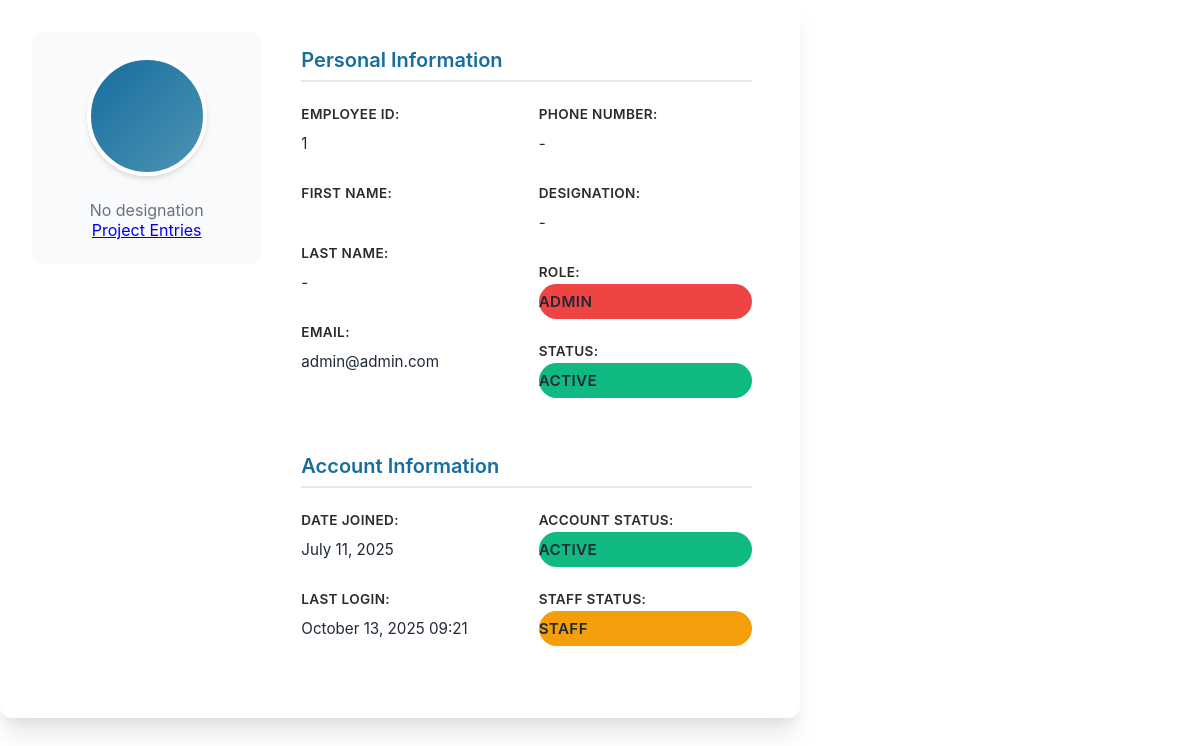
/employee/1/ (signed in), run on the app's committed database.
### home/models.py (models this page shows, shortened)
class CustomUser(AbstractBaseUser, PermissionsMixin):
    email = models.EmailField(unique=True, verbose_name='email address')
    first_name = models.CharField(max_length=30, null=True, blank=True, verbose_name='first name')
    last_name = models.CharField(max_length=30, null=True, blank=True, verbose_name='last name')
    employee_id = models.CharField(max_length=30, null=True, blank=True, verbose_name='employee_id')
    designation = models.CharField(max_length=200, null=True, blank=True)
    is_lead_engineer = models.BooleanField(default=False)
    profile_picture = models.FileField(upload_to="profile_pic", null=True, blank=True)
    man_hour_of_employee = models.DecimalField(default=0, max_digits = 5, decimal_places = 2)
    is_verified = models.BooleanField(default=False)
    phone_number = models.CharField(
        max_length=15,
        blank=True,
        null=True,
        validators=[RegexValidator(regex=r'^\+?1?\d{9,15}$', message="Phone number must be entered in the format: '+999999999'. Up to 15 digits allowed.")],
        verbose_name='phone number'
    )
    date_of_birth = models.DateField(auto_now_add=False, null=True, blank=True)
    pin_code = models.BigIntegerField(default=1, null=True, blank=True)
    age = models.CharField(max_length=20, null=True, blank=True)
    district = models.CharField(max_length=20, null=True, blank=True)
    state = models.CharField(max_length=20, null=True, blank=True)
    address = models.TextField(blank=True, null=True, verbose_name='address')
    is_active = models.BooleanField(default=True, verbose_name='active')
    is_staff = models.BooleanField(default=False, verbose_name='staff status')
    role = models.CharField(max_length=20,
                            choices=(
                                ("admin","admin"),
                                ("semi-admin", "semi-admin"),
                                ("user","user"),
                            ),
                            default='user'
                            )
    work_location = models.ForeignKey(WorkLocation, on_delete=models.CASCADE, null=True, blank=True)
    date_joined = models.DateTimeField(auto_now_add=True, verbose_name='date joined')
    objects = CustomUserManager()
    USERNAME_FIELD = 'email'
    REQUIRED_FIELDS = ["first_name", "date_of_birth", "phone_number"]
    class Meta:
        verbose_name = 'user'
        verbose_name_plural = 'users'

### home/views.py (the view)
# urls.py: path('employee/<int:user_id>/', views.view_employee, name='view_employee'),
@login_required
def view_employee(request, user_id):
    if request.user.role not in ['admin', 'semi-admin']:
        return redirect('employee_dashboard')
    employee = get_object_or_404(User, id=user_id)
    if request.headers.get('X-Requested-With') == 'XMLHttpRequest':
        details_html = render_to_string('admin/employee_details.html', {
            'employee': employee
        })
        return JsonResponse({'details_html': details_html})
    return render(request, 'admin/employee_details.html', {'employee': employee})

### templates/admin/employee_details.html (shortened to what this page needs)
<div class="employee-details">
    <div class="row">
        <div class="col-md-4 text-center">
            <div class="profile-section">
                {% if employee.profile_picture %}
                    <img src="{{ employee.profile_picture.url }}" alt="Profile" class="profile-img-large">
                {% else %}
                    <div class="profile-placeholder-large">
                    </div>
                {% endif %}
                <p class="text-muted">{{ employee.designation|default:'No designation' }}</p>
                <a href="{%url 'employee_work_entries' employee.id %}" class="btn btn-full btn-info">Project Entries</a>
            </div>
        </div>
        <div class="col-md-8">
            <div class="details-section">
                <h5 class="section-title">Personal Information</h5>
                <div class="row">
                    <div class="col-md-6">
                        <div class="detail-item">
                            <label>Employee ID:</label>
                            <span>{{ employee.id }}</span>
                        </div>
                        <div class="detail-item">
                            <label>First Name:</label>
                            <span>{{ employee.first_name }}</span>
                        </div>
                        <div class="detail-item">
                            <label>Last Name:</label>
                            <span>{{ employee.last_name|default:'-' }}</span>
                        </div>
                        <div class="detail-item">
                            <label>Email:</label>
                            <span>{{ employee.email }}</span>
                        </div>
                    </div>
                    <div class="col-md-6">
                        <div class="detail-item">
                            <label>Phone Number:</label>
                            <span>{{ employee.phone_number|default:'-' }}</span>
                        </div>
                        <div class="detail-item">
                            <label>Designation:</label>
                            <span>{{ employee.designation|default:'-' }}</span>
                        </div>
                        <div class="detail-item">
                            <label>Role:</label>
                            <span class="badge {% if employee.role == 'admin' %}badge-danger{% else %}badge-primary{% endif %}">
                                {{ employee.role|capfirst }}
                            </span>
                        </div>
                        <div class="detail-item">
                            <label>Status:</label>
                            <span class="badge {% if employee.is_active %}badge-success{% else %}badge-secondary{% endif %}">
                                {% if employee.is_active %}Active{% else %}Inactive{% endif %}
                            </span>
                        </div>
                    </div>
                </div>
                <h5 class="section-title mt-4">Account Information</h5>
                <div class="row">
                    <div class="col-md-6">
                        <div class="detail-item">
                            <label>Date Joined:</label>
                            <span>{{ employee.date_joined|date:"F d, Y" }}</span>
                        </div>
                        <div class="detail-item">
                            <label>Last Login:</label>
                            <span>{{ employee.last_login|date:"F d, Y H:i"|default:'-' }}</span>
                        </div>
                    </div>
                    <div class="col-md-6">
                        <div class="detail-item">
                            <label>Account Status:</label>
                            <span class="badge {% if employee.is_active %}badge-success{% else %}badge-danger{% endif %}">
                                {% if employee.is_active %}Active{% else %}Inactive{% endif %}
                            </span>
                        </div>
                        <div class="detail-item">
                            <label>Staff Status:</label>
                            <span class="badge {% if employee.is_staff %}badge-warning{% else %}badge-secondary{% endif %}">
                                {% if employee.is_staff %}Staff{% else %}Regular{% endif %}
                            </span>
                        </div>
                    </div>
                </div>
            </div>
        </div>
    </div>
</div>

### templates/admin/employee_details.html (style rules this page uses)
* { margin: 0; padding: 0; box-sizing: border-box; }
.employee-details { background: white; border-radius: var(--border-radius); box-shadow: var(--shadow-lg); padding: 2rem; max-width: 800px; width: 100%; position: relative; font-family: 'Inter', -apple-system, BlinkMacSystemFont, 'Segoe UI', Roboto, sans-serif; color: var(--dark-text); }
.row { display: flex; flex-wrap: wrap; margin: 0 -0.75rem; }
.col-md-4, .col-md-6, .col-md-8 { padding: 0 0.75rem; }
.col-md-4 { flex: 0 0 33.333333%; max-width: 33.333333%; }
.col-md-6 { flex: 0 0 50%; max-width: 50%; }
.col-md-8 { flex: 0 0 66.666667%; max-width: 66.666667%; }
.text-center { text-align: center; }
.profile-section { display: flex; flex-direction: column; align-items: center; padding: 1.5rem; background: var(--light-bg); border-radius: var(--border-radius); margin-bottom: 1rem; }
.profile-placeholder-large { width: 120px; height: 120px; border-radius: 50%; background: linear-gradient(135deg, var(--primary-color), var(--accent-color)); display: flex; align-items: center; justify-content: center; color: white; font-size: 3rem; border: 4px solid white; box-shadow: var(--shadow); }
.text-muted { color: #6b7280; font-size: 1rem; }
.details-section { padding: 1rem; }
.section-title { color: var(--primary-color); font-size: 1.25rem; font-weight: 600; margin-bottom: 1.5rem; padding-bottom: 0.5rem; border-bottom: 2px solid var(--border-color); }
.mt-4 { margin-top: 2rem; }
.detail-item { margin-bottom: 1.5rem; display: flex; flex-direction: column; gap: 0.25rem; }
.detail-item label { font-weight: 600; color: var(--secondary-color); font-size: 0.85rem; text-transform: uppercase; letter-spacing: 0.025em; }
.detail-item span { color: var(--dark-text); font-size: 0.95rem; padding: 0.5rem 0; word-wrap: break-word; overflow-wrap: break-word; }
.badge { display: inline-block; padding: 0.25rem 0.75rem; border-radius: 9999px; font-size: 0.75rem; font-weight: 600; text-transform: uppercase; letter-spacing: 0.025em; }
.badge-danger { background: var(--danger-color); color: white; }
.badge-success { background: var(--success-color); color: white; }
.badge-warning { background: var(--warning-color); color: white; }
.employee-details { animation: modalSlideIn 0.3s ease-out; }

### data on the page
CustomUser: designation "No designation", id "1", last_name "-", email "admin@admin.com", phone_number "-", designation "-", role "ADMIN", date_joined "July 11, 2025", last_login "October 13, 2025 09:21"
